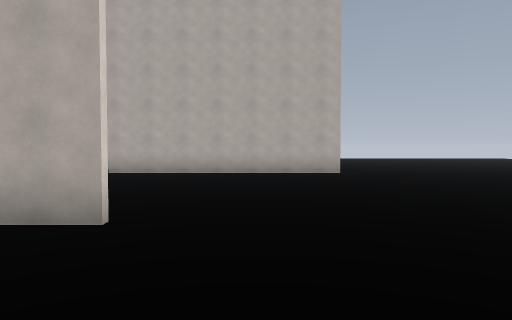
View 1 (above)

24 first-person views from a walk through a Godot game level. The camera is 1.5 m above the floor, tilts 2° down and sees 70° across. The floor is counted in squares, 2 m on a side. Each view is taken from the middle of a square. On the plan, view 1 faces up. The plan holds only what a view shows up to about 11 squares ahead; the rest is blank. The place goes on beyond the plan. Surface patterns are stand-ins for the level's own textures.

View 2
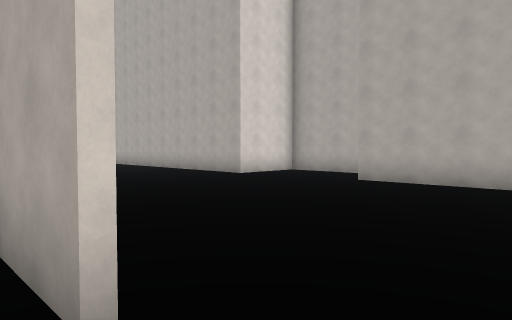

View 3
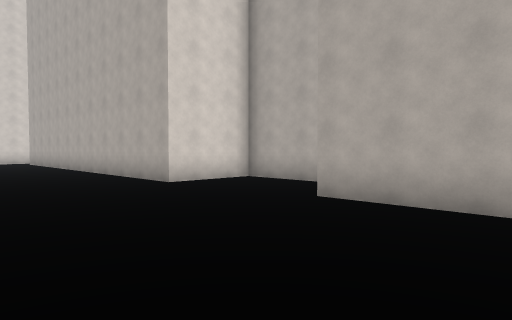

View 4
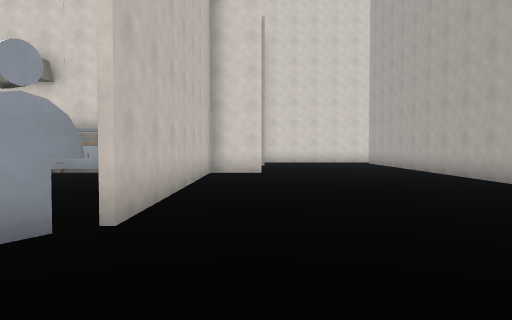

View 5
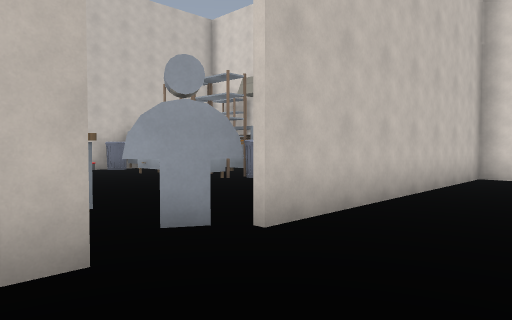

View 6
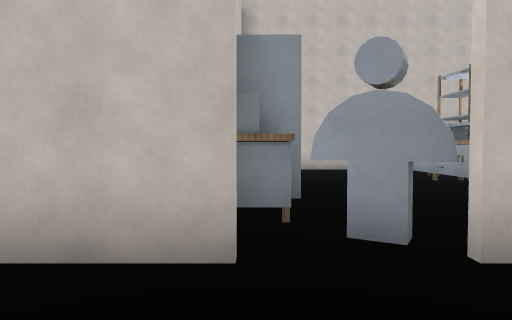

View 7
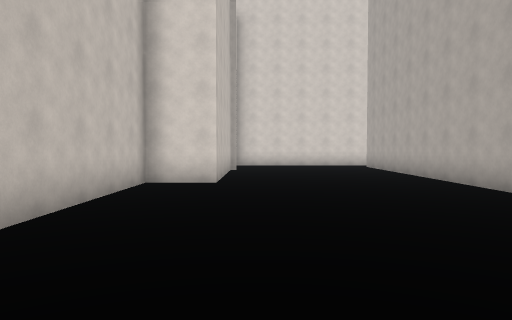

View 8
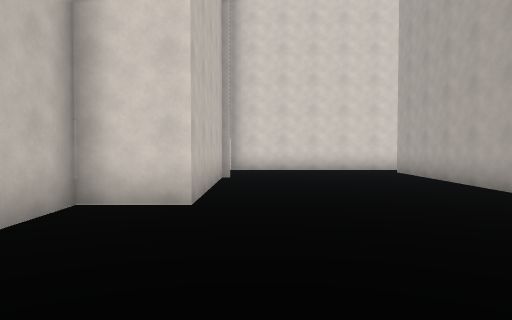

View 9
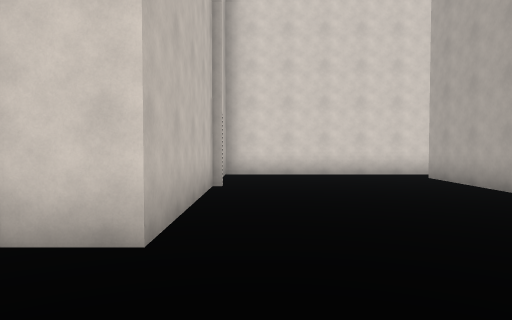

View 10
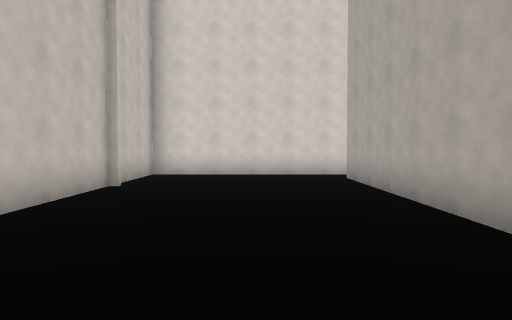

View 11
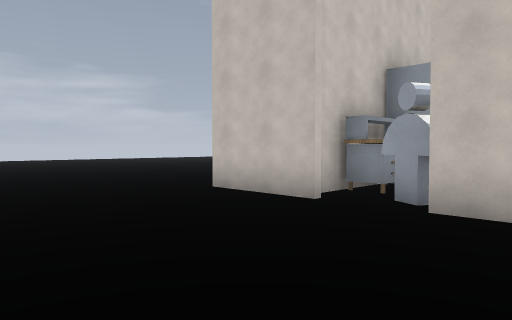

View 12
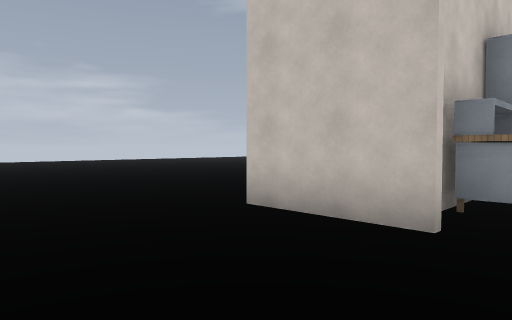

View 13
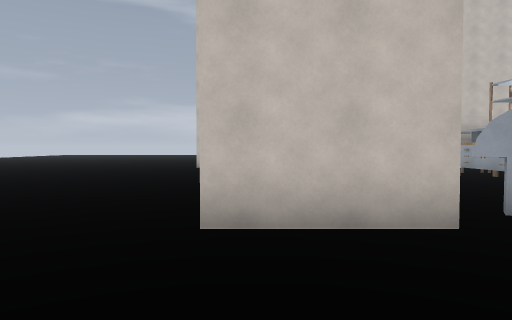

View 14
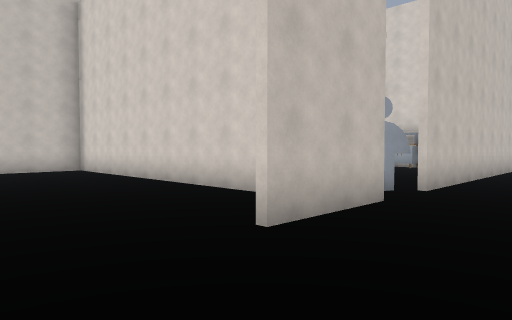

View 15
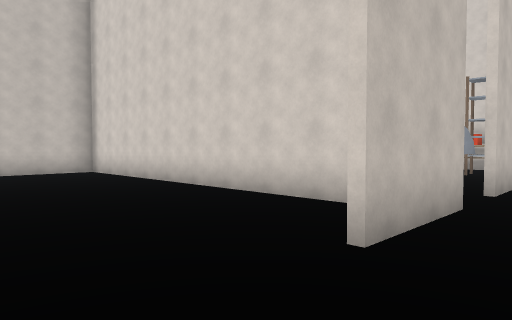

View 16
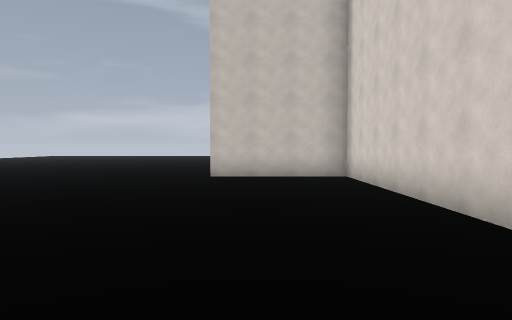

View 17
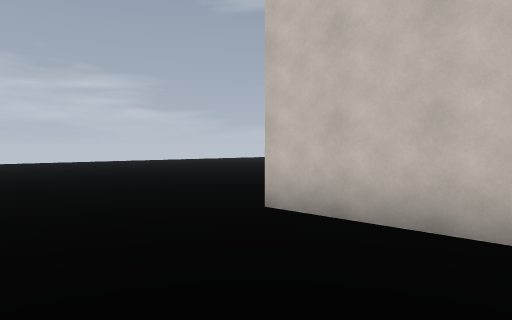

View 18
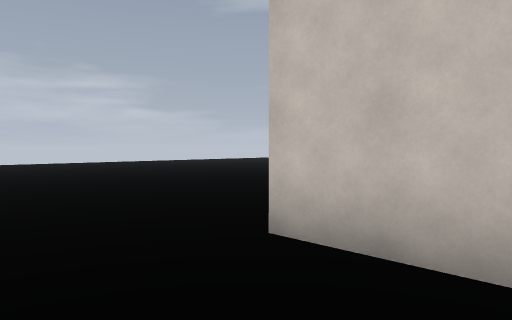

View 19
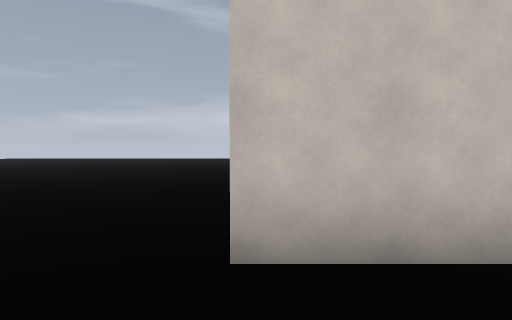

View 20
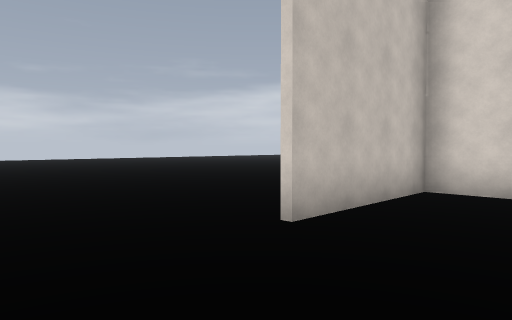

View 21
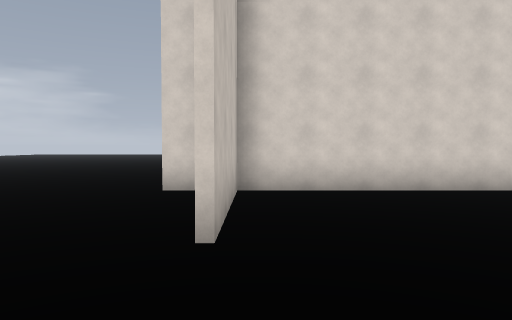

View 22
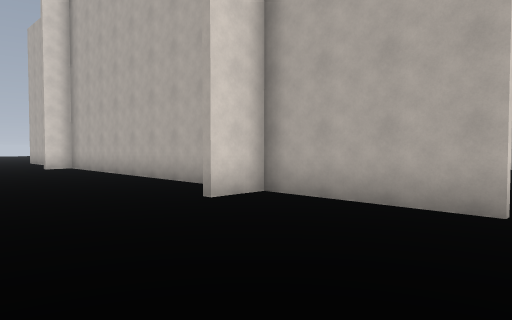

View 23
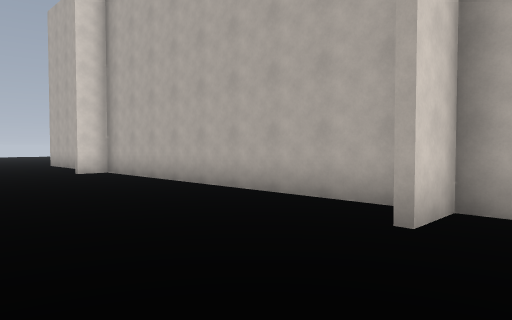

View 24
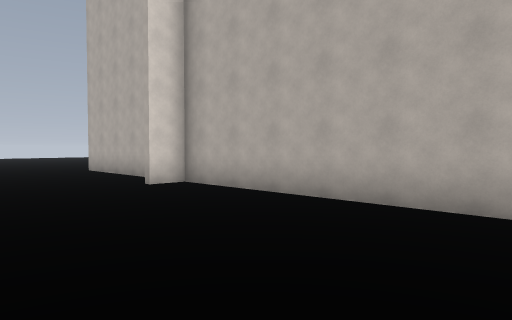

### Floor plan
Points are (right, up) in squares from view 1. A wall is a line through its corners. A room is listed if a view was taken in it or the views show most of it. See-through windows are left out.
Room 1 (views 1, 2, 3, 4, 5, 6, 7, 8, 9, 10, 11, 12, 13, 14, 15, 16, 17, 18, 19, 20, 21, 22, 23, 24)
walls: (-3.3, -4.4) (-3.3, -7.6); (-4, -6.5) (-7.5, -6.5); (-3.4, -6.3) (0.2, -6.3); (-12.7, -6.4) (-12.7, -7.4); (-12.7, 0.4) (-12.7, -1); (-3.3, 0.6) (-3.3, -2.6); (-9.5, 3.7) (-5.4, 3.7); (-5.5, 3.4) (-4.4, 2.8); (-14.5, -6.5) (-17.1, -6.5); (-3.9, 3.7) (-1.4, 3.7); (0.2, -6.5) (-3.4, -6.5); (-1.4, 3.5) (-3, 3.5); (-5.4, 12.6) (-7.8, 12.6) (-7.8, 10.2) (-19, 10.2); (2.5, 10.6) (-4.4, 10.6); (-20.1, 10.9) (-20.1, 5.2) (-12.7, 5.2) (-12.7, 3.7) (-11.4, 3.7)
objects: table (-12, 0); shelf (-11, 2) to (-10, 3); other object (-10, -4) to (-10, -3); other object (-10, -2) to (-10, -1); bin (-10, 0) to (-9, 0); shelf (-9, -4) to (-9, -3); shelf (-9, -2) to (-9, -1); table (-8, -4) to (-8, -3); table (-8, -2) to (-8, -1); fridge (-5, -1) to (-4, 0); table (-4, 1) to (-4, 2)

Where each view was taken, in squares from view 1:
view 1: 0 up, 0 right, facing up
view 2: 3 up, 0 right, facing up-left
view 3: 6 up, 1 left, facing up-left
view 4: 5 up, 2 left, facing left
view 5: 6 up, 3 left, facing down-left
view 6: 6 up, 4 left, facing down
view 7: 6 up, 5 left, facing left
view 8: 6 up, 8 left, facing left
view 9: 6 up, 10 left, facing left
view 10: 8 up, 10 left, facing left
view 11: 8 up, 7 left, facing down-right
view 12: 7 up, 5 left, facing down-right
view 13: 7 up, 2 left, facing down
view 14: 6 up, 1 right, facing down-left
view 15: 5 up, 1 right, facing down-left
view 16: 3 up, 1 left, facing down
view 17: 3 down, 3 left, facing down-right
view 18: 4 down, 2 left, facing down-right
view 19: 4 down, 0 right, facing down
view 20: 4 down, 3 right, facing down-left
view 21: 6 down, 3 right, facing left
view 22: 11 down, 1 right, facing up-left
view 23: 11 down, 2 left, facing up-left
view 24: 11 down, 6 left, facing up-left
